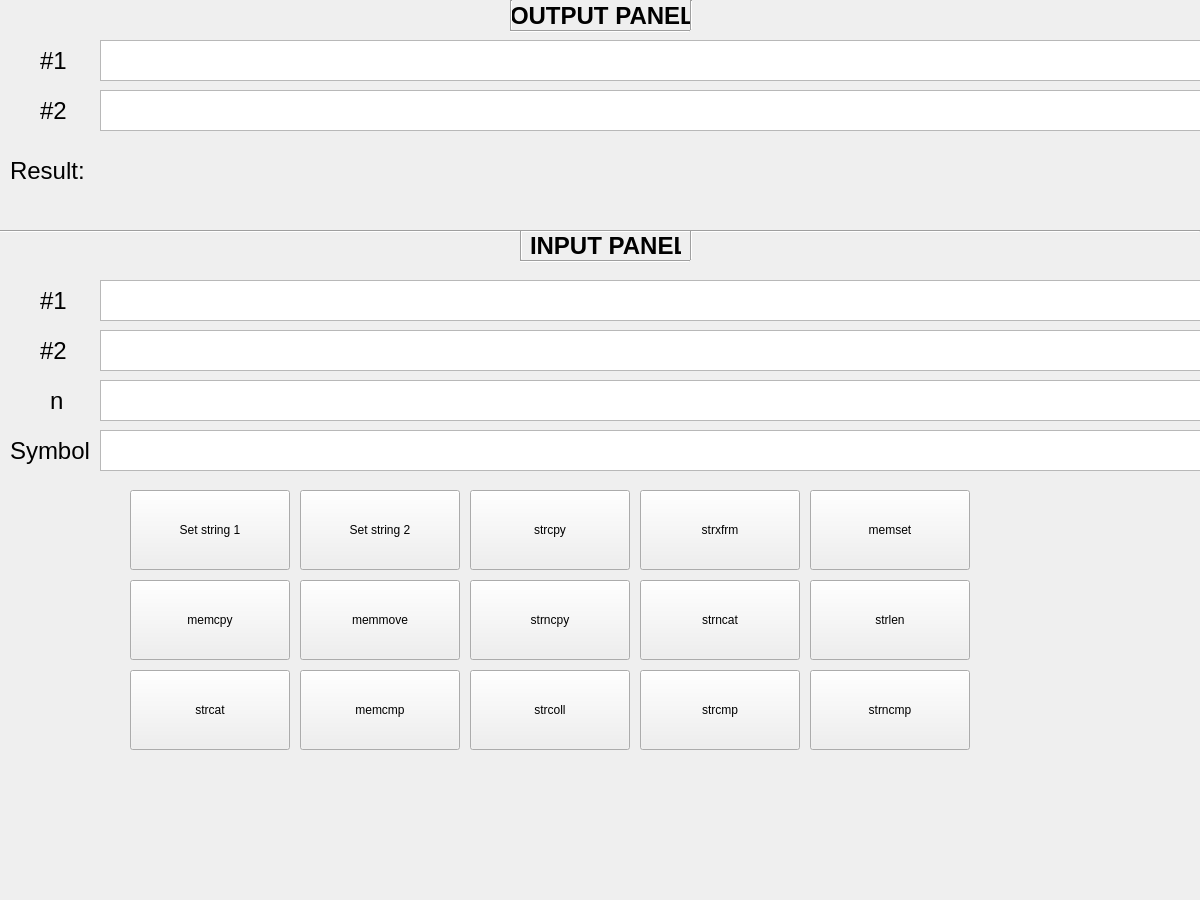
<?xml version="1.0" encoding="UTF-8"?>
<ui version="4.0">
 <class>MainWindow</class>
 <widget class="QMainWindow" name="MainWindow">
  <property name="geometry">
   <rect>
    <x>0</x>
    <y>0</y>
    <width>1200</width>
    <height>900</height>
   </rect>
  </property>
  <property name="minimumSize">
   <size>
    <width>1200</width>
    <height>900</height>
   </size>
  </property>
  <property name="maximumSize">
   <size>
    <width>1200</width>
    <height>900</height>
   </size>
  </property>
  <property name="windowTitle">
   <string/>
  </property>
  <widget class="QWidget" name="centralwidget">
   <widget class="QLabel" name="label">
    <property name="geometry">
     <rect>
      <x>40</x>
      <y>40</y>
      <width>31</width>
      <height>41</height>
     </rect>
    </property>
    <property name="font">
     <font>
      <pointsize>18</pointsize>
     </font>
    </property>
    <property name="text">
     <string>#1</string>
    </property>
   </widget>
   <widget class="QTextBrowser" name="s1">
    <property name="geometry">
     <rect>
      <x>100</x>
      <y>40</y>
      <width>1160</width>
      <height>41</height>
     </rect>
    </property>
    <property name="font">
     <font>
      <pointsize>18</pointsize>
     </font>
    </property>
   </widget>
   <widget class="QTextBrowser" name="s2">
    <property name="geometry">
     <rect>
      <x>100</x>
      <y>90</y>
      <width>1160</width>
      <height>41</height>
     </rect>
    </property>
    <property name="font">
     <font>
      <pointsize>18</pointsize>
     </font>
    </property>
   </widget>
   <widget class="QLabel" name="label_2">
    <property name="geometry">
     <rect>
      <x>40</x>
      <y>90</y>
      <width>31</width>
      <height>41</height>
     </rect>
    </property>
    <property name="font">
     <font>
      <pointsize>18</pointsize>
     </font>
    </property>
    <property name="text">
     <string>#2</string>
    </property>
   </widget>
   <widget class="QTextEdit" name="textEdit">
    <property name="geometry">
     <rect>
      <x>100</x>
      <y>280</y>
      <width>1160</width>
      <height>41</height>
     </rect>
    </property>
    <property name="font">
     <font>
      <pointsize>18</pointsize>
     </font>
    </property>
   </widget>
   <widget class="QLabel" name="label_3">
    <property name="geometry">
     <rect>
      <x>40</x>
      <y>280</y>
      <width>31</width>
      <height>41</height>
     </rect>
    </property>
    <property name="font">
     <font>
      <pointsize>18</pointsize>
     </font>
    </property>
    <property name="text">
     <string>#1</string>
    </property>
   </widget>
   <widget class="QLabel" name="label_4">
    <property name="geometry">
     <rect>
      <x>40</x>
      <y>330</y>
      <width>31</width>
      <height>41</height>
     </rect>
    </property>
    <property name="font">
     <font>
      <pointsize>18</pointsize>
     </font>
    </property>
    <property name="text">
     <string>#2</string>
    </property>
   </widget>
   <widget class="QTextEdit" name="textEdit_2">
    <property name="geometry">
     <rect>
      <x>100</x>
      <y>330</y>
      <width>1160</width>
      <height>41</height>
     </rect>
    </property>
    <property name="font">
     <font>
      <pointsize>18</pointsize>
     </font>
    </property>
   </widget>
   <widget class="Line" name="line">
    <property name="geometry">
     <rect>
      <x>0</x>
      <y>230</y>
      <width>1200</width>
      <height>3</height>
     </rect>
    </property>
    <property name="sizePolicy">
     <sizepolicy hsizetype="Fixed" vsizetype="Fixed">
      <horstretch>0</horstretch>
      <verstretch>0</verstretch>
     </sizepolicy>
    </property>
    <property name="font">
     <font>
      <family>Ubuntu</family>
      <pointsize>72</pointsize>
      <italic>false</italic>
      <bold>false</bold>
     </font>
    </property>
    <property name="styleSheet">
     <string notr="true">color: rgb(224, 27, 36);
font: 72pt &quot;Ubuntu&quot;;</string>
    </property>
    <property name="orientation">
     <enum>Qt::Horizontal</enum>
    </property>
   </widget>
   <widget class="QLabel" name="label_5">
    <property name="geometry">
     <rect>
      <x>530</x>
      <y>230</y>
      <width>151</width>
      <height>31</height>
     </rect>
    </property>
    <property name="minimumSize">
     <size>
      <width>0</width>
      <height>0</height>
     </size>
    </property>
    <property name="font">
     <font>
      <pointsize>18</pointsize>
      <bold>true</bold>
     </font>
    </property>
    <property name="text">
     <string>INPUT PANEL</string>
    </property>
   </widget>
   <widget class="Line" name="line_3">
    <property name="geometry">
     <rect>
      <x>690</x>
      <y>230</y>
      <width>3</width>
      <height>30</height>
     </rect>
    </property>
    <property name="font">
     <font>
      <pointsize>72</pointsize>
      <bold>true</bold>
     </font>
    </property>
    <property name="styleSheet">
     <string notr="true">color: rgb(224, 27, 36);</string>
    </property>
    <property name="orientation">
     <enum>Qt::Vertical</enum>
    </property>
   </widget>
   <widget class="Line" name="line_4">
    <property name="geometry">
     <rect>
      <x>520</x>
      <y>260</y>
      <width>170</width>
      <height>3</height>
     </rect>
    </property>
    <property name="sizePolicy">
     <sizepolicy hsizetype="Fixed" vsizetype="Fixed">
      <horstretch>0</horstretch>
      <verstretch>0</verstretch>
     </sizepolicy>
    </property>
    <property name="font">
     <font>
      <family>Ubuntu</family>
      <pointsize>72</pointsize>
      <italic>false</italic>
      <bold>false</bold>
     </font>
    </property>
    <property name="styleSheet">
     <string notr="true">color: rgb(224, 27, 36);
font: 72pt &quot;Ubuntu&quot;;</string>
    </property>
    <property name="orientation">
     <enum>Qt::Horizontal</enum>
    </property>
   </widget>
   <widget class="Line" name="line_5">
    <property name="geometry">
     <rect>
      <x>520</x>
      <y>230</y>
      <width>3</width>
      <height>30</height>
     </rect>
    </property>
    <property name="font">
     <font>
      <pointsize>72</pointsize>
      <bold>true</bold>
     </font>
    </property>
    <property name="styleSheet">
     <string notr="true">color: rgb(224, 27, 36);</string>
    </property>
    <property name="orientation">
     <enum>Qt::Vertical</enum>
    </property>
   </widget>
   <widget class="QPushButton" name="pushButton">
    <property name="geometry">
     <rect>
      <x>130</x>
      <y>490</y>
      <width>160</width>
      <height>80</height>
     </rect>
    </property>
    <property name="text">
     <string>Set string 1</string>
    </property>
   </widget>
   <widget class="QPushButton" name="pushButton_2">
    <property name="geometry">
     <rect>
      <x>300</x>
      <y>490</y>
      <width>160</width>
      <height>80</height>
     </rect>
    </property>
    <property name="text">
     <string>Set string 2</string>
    </property>
   </widget>
   <widget class="QPushButton" name="pushButton_3">
    <property name="geometry">
     <rect>
      <x>130</x>
      <y>580</y>
      <width>160</width>
      <height>80</height>
     </rect>
    </property>
    <property name="text">
     <string>memcpy</string>
    </property>
   </widget>
   <widget class="QPushButton" name="pushButton_4">
    <property name="geometry">
     <rect>
      <x>300</x>
      <y>580</y>
      <width>160</width>
      <height>80</height>
     </rect>
    </property>
    <property name="text">
     <string>memmove</string>
    </property>
   </widget>
   <widget class="QPushButton" name="pushButton_5">
    <property name="geometry">
     <rect>
      <x>470</x>
      <y>490</y>
      <width>160</width>
      <height>80</height>
     </rect>
    </property>
    <property name="text">
     <string>strcpy</string>
    </property>
   </widget>
   <widget class="QPushButton" name="pushButton_6">
    <property name="geometry">
     <rect>
      <x>470</x>
      <y>580</y>
      <width>160</width>
      <height>80</height>
     </rect>
    </property>
    <property name="text">
     <string>strncpy</string>
    </property>
   </widget>
   <widget class="QPushButton" name="pushButton_7">
    <property name="geometry">
     <rect>
      <x>130</x>
      <y>670</y>
      <width>160</width>
      <height>80</height>
     </rect>
    </property>
    <property name="text">
     <string>strcat</string>
    </property>
   </widget>
   <widget class="QPushButton" name="pushButton_8">
    <property name="geometry">
     <rect>
      <x>640</x>
      <y>580</y>
      <width>160</width>
      <height>80</height>
     </rect>
    </property>
    <property name="text">
     <string>strncat</string>
    </property>
   </widget>
   <widget class="QPushButton" name="pushButton_9">
    <property name="geometry">
     <rect>
      <x>300</x>
      <y>670</y>
      <width>160</width>
      <height>80</height>
     </rect>
    </property>
    <property name="text">
     <string>memcmp</string>
    </property>
   </widget>
   <widget class="QPushButton" name="pushButton_10">
    <property name="geometry">
     <rect>
      <x>640</x>
      <y>670</y>
      <width>160</width>
      <height>80</height>
     </rect>
    </property>
    <property name="text">
     <string>strcmp</string>
    </property>
   </widget>
   <widget class="QPushButton" name="pushButton_11">
    <property name="geometry">
     <rect>
      <x>470</x>
      <y>670</y>
      <width>160</width>
      <height>80</height>
     </rect>
    </property>
    <property name="text">
     <string>strcoll</string>
    </property>
   </widget>
   <widget class="QPushButton" name="pushButton_12">
    <property name="geometry">
     <rect>
      <x>810</x>
      <y>670</y>
      <width>160</width>
      <height>80</height>
     </rect>
    </property>
    <property name="text">
     <string>strncmp</string>
    </property>
   </widget>
   <widget class="QPushButton" name="pushButton_13">
    <property name="geometry">
     <rect>
      <x>640</x>
      <y>490</y>
      <width>160</width>
      <height>80</height>
     </rect>
    </property>
    <property name="text">
     <string>strxfrm</string>
    </property>
   </widget>
   <widget class="QPushButton" name="pushButton_14">
    <property name="geometry">
     <rect>
      <x>810</x>
      <y>490</y>
      <width>160</width>
      <height>80</height>
     </rect>
    </property>
    <property name="text">
     <string>memset</string>
    </property>
   </widget>
   <widget class="QPushButton" name="pushButton_15">
    <property name="geometry">
     <rect>
      <x>810</x>
      <y>580</y>
      <width>160</width>
      <height>80</height>
     </rect>
    </property>
    <property name="text">
     <string>strlen</string>
    </property>
   </widget>
   <widget class="QLabel" name="label_6">
    <property name="geometry">
     <rect>
      <x>510</x>
      <y>0</y>
      <width>180</width>
      <height>31</height>
     </rect>
    </property>
    <property name="minimumSize">
     <size>
      <width>0</width>
      <height>0</height>
     </size>
    </property>
    <property name="font">
     <font>
      <pointsize>18</pointsize>
      <bold>true</bold>
     </font>
    </property>
    <property name="text">
     <string>OUTPUT PANEL</string>
    </property>
   </widget>
   <widget class="Line" name="line_6">
    <property name="geometry">
     <rect>
      <x>510</x>
      <y>30</y>
      <width>180</width>
      <height>3</height>
     </rect>
    </property>
    <property name="sizePolicy">
     <sizepolicy hsizetype="Fixed" vsizetype="Fixed">
      <horstretch>0</horstretch>
      <verstretch>0</verstretch>
     </sizepolicy>
    </property>
    <property name="font">
     <font>
      <family>Ubuntu</family>
      <pointsize>72</pointsize>
      <italic>false</italic>
      <bold>false</bold>
     </font>
    </property>
    <property name="styleSheet">
     <string notr="true">color: rgb(224, 27, 36);
font: 72pt &quot;Ubuntu&quot;;</string>
    </property>
    <property name="orientation">
     <enum>Qt::Horizontal</enum>
    </property>
   </widget>
   <widget class="Line" name="line_7">
    <property name="geometry">
     <rect>
      <x>690</x>
      <y>0</y>
      <width>3</width>
      <height>30</height>
     </rect>
    </property>
    <property name="font">
     <font>
      <pointsize>72</pointsize>
      <bold>true</bold>
     </font>
    </property>
    <property name="styleSheet">
     <string notr="true">color: rgb(224, 27, 36);</string>
    </property>
    <property name="orientation">
     <enum>Qt::Vertical</enum>
    </property>
   </widget>
   <widget class="Line" name="line_8">
    <property name="geometry">
     <rect>
      <x>510</x>
      <y>0</y>
      <width>3</width>
      <height>30</height>
     </rect>
    </property>
    <property name="font">
     <font>
      <pointsize>72</pointsize>
      <bold>true</bold>
     </font>
    </property>
    <property name="styleSheet">
     <string notr="true">color: rgb(224, 27, 36);</string>
    </property>
    <property name="orientation">
     <enum>Qt::Vertical</enum>
    </property>
   </widget>
   <widget class="QLabel" name="label_7">
    <property name="geometry">
     <rect>
      <x>10</x>
      <y>150</y>
      <width>81</width>
      <height>41</height>
     </rect>
    </property>
    <property name="font">
     <font>
      <pointsize>18</pointsize>
     </font>
    </property>
    <property name="text">
     <string>Result:</string>
    </property>
   </widget>
   <widget class="QLabel" name="result">
    <property name="geometry">
     <rect>
      <x>90</x>
      <y>150</y>
      <width>1110</width>
      <height>41</height>
     </rect>
    </property>
    <property name="font">
     <font>
      <pointsize>18</pointsize>
     </font>
    </property>
    <property name="text">
     <string/>
    </property>
   </widget>
   <widget class="QLabel" name="label_8">
    <property name="geometry">
     <rect>
      <x>50</x>
      <y>380</y>
      <width>20</width>
      <height>41</height>
     </rect>
    </property>
    <property name="font">
     <font>
      <pointsize>18</pointsize>
     </font>
    </property>
    <property name="text">
     <string>n</string>
    </property>
   </widget>
   <widget class="QTextEdit" name="textEdit_3">
    <property name="geometry">
     <rect>
      <x>100</x>
      <y>380</y>
      <width>1160</width>
      <height>41</height>
     </rect>
    </property>
    <property name="font">
     <font>
      <pointsize>18</pointsize>
     </font>
    </property>
   </widget>
   <widget class="QTextEdit" name="textEdit_4">
    <property name="geometry">
     <rect>
      <x>100</x>
      <y>430</y>
      <width>1110</width>
      <height>41</height>
     </rect>
    </property>
    <property name="font">
     <font>
      <pointsize>18</pointsize>
     </font>
    </property>
   </widget>
   <widget class="QLabel" name="label_9">
    <property name="geometry">
     <rect>
      <x>10</x>
      <y>430</y>
      <width>80</width>
      <height>41</height>
     </rect>
    </property>
    <property name="font">
     <font>
      <pointsize>18</pointsize>
     </font>
    </property>
    <property name="text">
     <string>Symbol</string>
    </property>
   </widget>
  </widget>
 </widget>
 <resources/>
 <connections/>
</ui>
